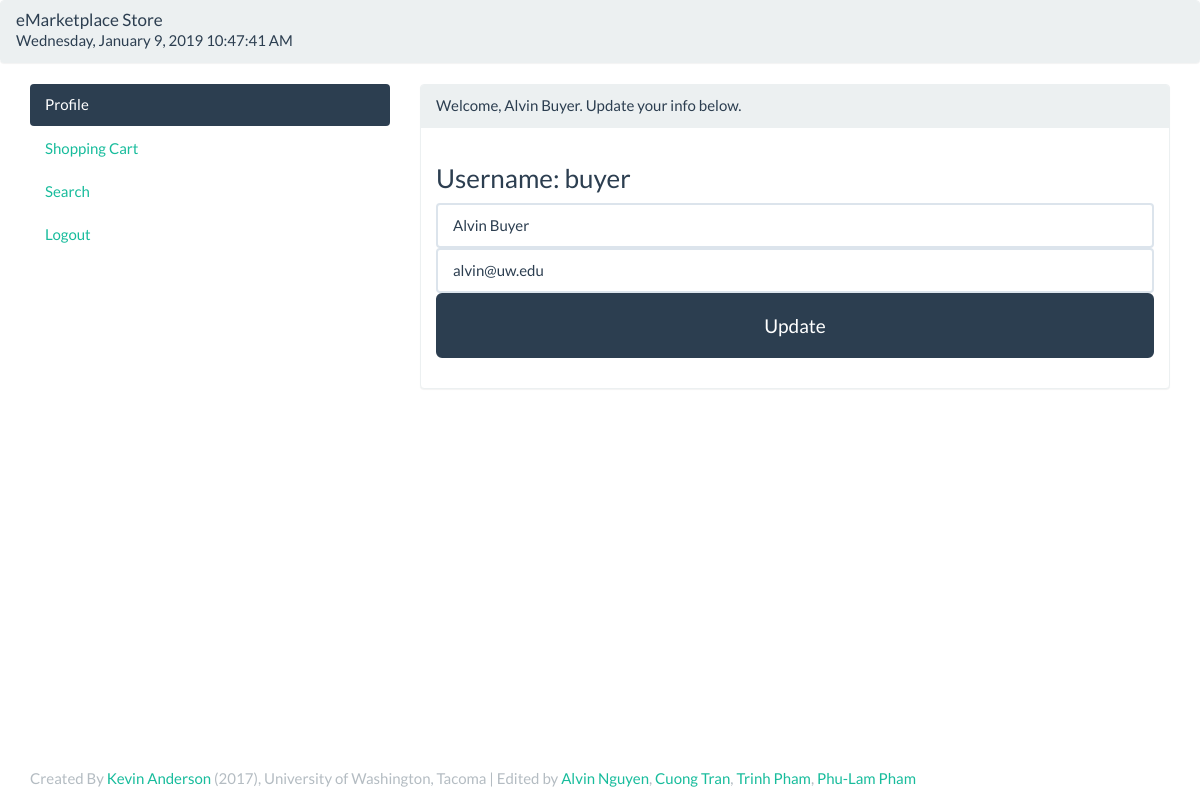
The app's page /BuyerProfile.php (signed in) with its own data.
### tables this page shows
CREATE TABLE `User` (
  userid         int(11) PRIMARY KEY,
  username       varchar(32) UNIQUE NOT NULL,
  pwd            CHAR(32) NOT NULL,
  preferred_name varchar(150),
  role           varchar(10) NOT NULL,
  email          varchar(256)
);

### BuyerProfile.php (the view, shortened to what this page needs)
<?php
require('inc.header.php');
if (!isset($db)) {
    $db = get_connection();
}
$q = 'SELECT userid, username, preferred_name, email
       FROM User
      WHERE userid = ' . $_SESSION['userid'];
$r = $db->query($q);
$row = $r->fetch();
$username = $row['username'];
$name     = $row['preferred_name'];
$email    = $row['email'];
?>
<body>
  <div class="panel panel-default">
    <div class="panel-heading">
      <h1 class="panel-title">eMarketplace Store</h1>
      <div id="clockbox" class="panel-right"></div>
    </div>
  </div>
  <div class="container">
    <div class="row">
      <div class="col-sm-4">
        <ul class="nav nav-pills nav-stacked">
          <li role="presentation" class="active">  <a href="BuyerProfile.php">Profile</a></li>
          <li role="presentation" class="inactive"><a href="ShoppingCart.php">Shopping Cart</a></li>
          <li role="presentation" class="inactive">  <a href="Search.php">Search</a></li>
          <li role="presentation" class="inactive"><a href="Logout.php">Logout</a></li>
          </ul>
      </div>
      <div class="col-sm-8">
        <div class="panel panel-default">
          <div class="panel-heading">Welcome, <?php echo $name; ?>.  Update your info below.</div>
          <div class="panel-body">
            <h3>Username: <?php echo $username; ?></h3>
                <form role="form" method="POST" action="<?php echo $_SERVER['PHP_SELF']; ?>">
                <div class="form-group">
		        <input type="text" class="form-control" value="<?php echo $name; ?>" placeholder="enter preferred name" name="pref_name" autofocus />
		        <input type="email" class="form-control" value="<?php echo $email; ?>" placeholder="enter email" name="email"/>
		        <button class="btn btn-lg btn-primary btn-block" type="submit" name="update">
			       Update
		        </button>
		      </div>
            </form>
          </div>
        </div>
      </div>
    </div>
 </div>
 <?php include("./inc.footer.php");?>

### records on screen
user: preferred_name "Alvin Buyer", username "buyer", pref_name "Alvin Buyer", email "alvin@uw.edu"
